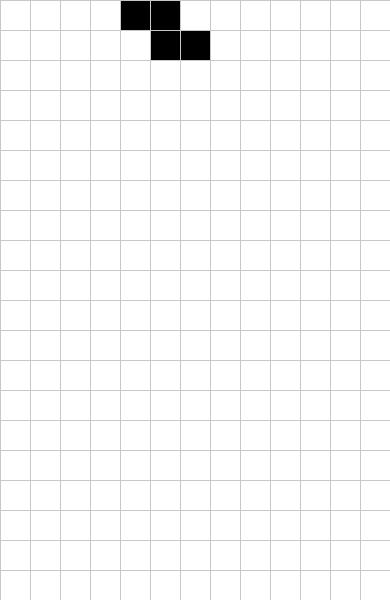
Frame 1 (no input)
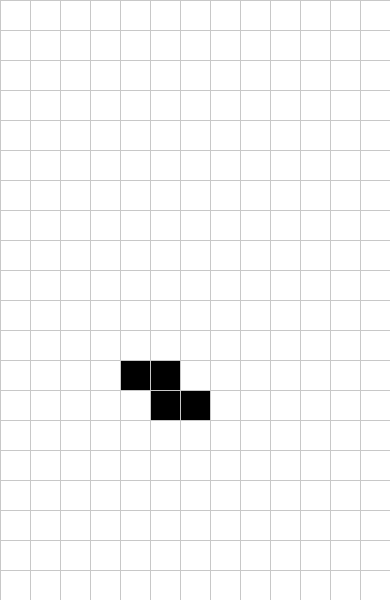
Frame 60 (the mouse pressed at the canvas centre just before this capture)
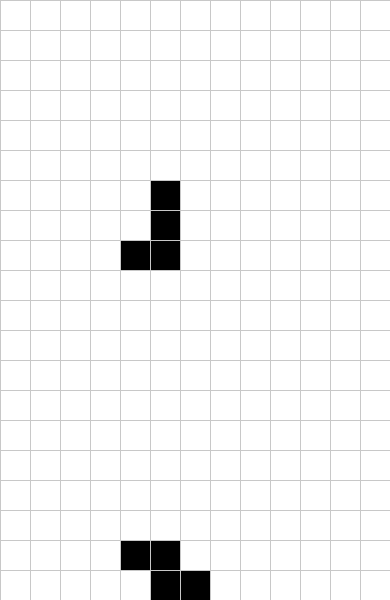
Frame 120 (the mouse held since frame 60 and released just before this capture)

The Processing sketch that drew these frames (run headless with seeded random() and noise(); from frame 60 on, the mouse is pressed at the canvas centre):

// Processing sketch: fill_top
// ── fill_top.pde
int blockSize = 30;

int[][] blocks;

ArrayList<Shape> shapeList = new ArrayList<>();
int currentShapeIdx;

void setup() {
  size (390, 600);

  blocks = new int[width/blockSize][height/blockSize];
  
  //frameRate(1);
  
  shapeList.add(new Shape((int)random(0,7)));
  currentShapeIdx = 0;

}

void keyPressed(){
  if (key == CODED){
    if (keyCode == UP){
      if(shapeList.get(currentShapeIdx).canMoveDown() 
      && shapeList.get(currentShapeIdx).canMoveRight() 
      && shapeList.get(currentShapeIdx).canMoveLeft()){
        shapeList.get(currentShapeIdx).rotater();
      }
    }
  }
}

void draw() {
if(shapeList.get(currentShapeIdx).stopAtTop() == true){
  
  


if(shapeList.get(currentShapeIdx).canMoveDown()){
    for (int x=0; x<width/blockSize; x++) {
      for (int y=0; y<height/blockSize; y++) {
        for (int i=0; i<shapeList.get(currentShapeIdx).getArr().length; i++) {
          if (x==shapeList.get(currentShapeIdx).getArr()[i][0] && y==shapeList.get(currentShapeIdx).getArr()[i][1]) {
          blocks[x][y] = 0;
          }
        }
      }
    }
  }
  
    for (int x=0; x<width/blockSize; x++) {
    for (int y=0; y<height/blockSize; y++) {
      fill(255);
      stroke(200);
      rect (x*blockSize, y*blockSize, blockSize, blockSize);
      
    }
  }
  
    if(frameCount%5 == 0){
    shapeList.get(currentShapeIdx).update();
  }
  
    if (keyPressed == true && frameCount%5==0){
    if (key == CODED){
      if (keyCode == RIGHT){
        shapeList.get(currentShapeIdx).moveRight();
        //println("yay");
      }
    }
     
  if (key == CODED){
    if (keyCode == LEFT){
      shapeList.get(currentShapeIdx).moveLeft();
      //println("woo");
     }
  }
}

  for (int x=0; x<width/blockSize; x++) {
    for (int y=0; y<height/blockSize; y++) {
      if (blocks[x][y]==1) {
        fill(0);
      } else{
        fill(255);
      }
      for(int i=0; i<shapeList.get(currentShapeIdx).getArr().length; i++){
      int a = shapeList.get(currentShapeIdx).getArr()[i][0];
      int b = shapeList.get(currentShapeIdx).getArr()[i][1];
      if(x == a && y == b){
        fill(0);
      }
      }
      rect (x*blockSize, y*blockSize, blockSize, blockSize);
      
    }
  }
  
}
  

  

  
}

// ── Shape.pde
public class Shape{
  int type;
  int[][] arr;
  
  Shape(int type){
     this.type = type;
    if(type == 0){ //stick
      arr = new int[][]{
        new int[]{5, 0}
        , new int[]{5, 1}
        , new int[]{5, 2}
        , new int[]{5, 3}
      };
    } else if(type == 1){ //J
      arr = new int[][]{
        new int[]{5, 1}
        , new int[]{5, 2}
        , new int[]{5, 3}
        , new int[]{4, 3}
      };
    } else if(type == 2){ // L
      arr = new int[][]{
        new int[]{4, 1}
        , new int[]{4, 2}
        , new int[]{4, 3}
        , new int[]{5, 3}
      };
    } else if(type == 3){ //square
      arr = new int[][]{
        new int[]{4, 0}
        , new int[]{4, 1}
        , new int[]{5, 0}
        , new int[]{5, 1}
      };
    } else if(type == 4){ //Z
      arr = new int[][]{
        new int[]{4, 0}
        , new int[]{5, 0}
        , new int[]{5, 1}
        , new int[]{6, 1}
      };
    } else if(type == 5){ //S
      arr = new int[][]{
        new int[]{6, 0}
        , new int[]{5, 0}
        , new int[]{5, 1}
        , new int[]{4, 1}
      };
    } else if(type == 6){ //mid
      arr = new int[][]{
        new int[]{4, 1}
        , new int[]{5, 0}
        , new int[]{5, 1}
        , new int[]{6, 1}
      };
    }
  }
  
  int[][] getArr(){
    return arr;
  }
  
  boolean stopAtTop(){
     boolean start = true;
    //for(int i=0; i<arr.length; i++){
    //  int a = arr[i][0];
    //  int b = arr[i][1];
  
    // if(blocks[a-1][b] == 1){
    //  start = false;
    // }
    //}
    
    for(int i=0;i<blocks.length;++i){
     if(blocks[i][0] == 1){
      start = false;
     }
    }
    return start;
  }
  
  
  boolean canMoveDown(){
     boolean boo=true;
    for(int i=0; i<arr.length; i++){
      int a = arr[i][0];
      int b = arr[i][1];
      //println(a, b, blocks[a+1][b]);
     if(b>=height/blockSize-1 || blocks[a][b+1] == 1){
      boo = false ;
     }
    }
    return boo;
  }
  
  boolean canMoveRight(){
    boolean canMoveRight = true;
    for(int i=0; i<arr.length; i++){
      if(arr[i][0]>=width/blockSize - 1 || !canMoveDown()){
        canMoveRight = false ;
      }
    }
    return canMoveRight;
  }
  
  boolean canMoveLeft(){
    boolean canMoveLeft = true;
    for(int i=0; i<arr.length; i++){
      if(arr[i][0]<=0 || !canMoveDown()){
        canMoveLeft = false ;
      }
    }
    return canMoveLeft;
  }
  
  void update(){
    boolean boo = canMoveDown();
    if(boo){
      for (int x=0; x<arr.length; x++) {
        
          int value = arr[x][1];
          arr[x][1] = value + 1;
            
      }
    } else {
      for (int x=0; x<arr.length; x++) {
        //println(arr[x][0], arr[x][1]);
        int a = arr[x][0];
        int b = arr[x][1];
        blocks[a][b] = 1;
        //println("settle");
        //println(blocks[a][b]);
      }
      shapeList.add(new Shape((int)random(0, 7)));
      currentShapeIdx++;
    }
    
    boolean stopAtTop = stopAtTop();
    println(stopAtTop, frameCount);
      
  }
  
  
  void rotater(){
    //int [] mid = new int[2];
    //mid = arr[2];
    int midA = arr[2][0];
    int midB = arr[2][1];
    for(int x=0; x<arr.length; x++){
      int a = arr[x][0];
      int b = arr[x][1];
      blocks[a][b] = 0;
      arr[x][0] = -b;
      arr[x][1] = a;
      //println(a, b, arr[x][0], arr[x][1]);
    }
    int aDiff = midA - arr[2][0];
    int bDiff = midB - arr[2][1];
    for(int x=0; x<arr.length; x++){
     arr[x][0] += aDiff;
     arr[x][1] += bDiff;
     //println(midA, midB, arr[x][0], arr[x][1], aDiff, bDiff);
    }
    
  }
  
  void moveRight(){
    
    if(canMoveRight()){
      for (int y=0; y<arr.length; y++) {
        int value = arr[y][0];
        arr[y][0] = value + 1;
      }
    }
  }
  
   void moveLeft(){
     
     if(canMoveLeft()){
       for (int y=0; y<arr.length; y++) {
         int value = arr[y][0];
         arr[y][0] = value - 1;
       }
     }
  }
}
